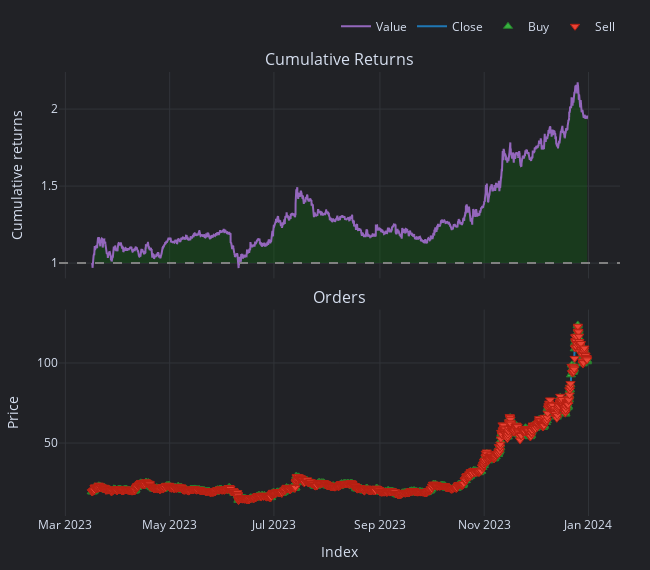

Notebook cell for this chart:
### Code cell
def backtest(close, signal):
    entries = signal == 1
    exits = signal == 0
    pf = vbt.Portfolio.from_signals(
        close=close, 
        long_entries=entries, 
        long_exits=exits,
        size=100,
        size_type='value',
        # accumulate=True,
        init_cash='auto'
    )
    pf.plot({"orders", "cum_returns"}, settings=dict(bm_returns=False)).show()
    print(pf.stats())
df_split = df_tts.data['symbol'].iloc[-len(X_test):]
df_split['TARGET'] = test_yhat
backtest(df_split.Close, df_split.TARGET)

### Figure 1 — Plotly figure (JSON) as saved in the notebook; plotly's stock layout.template omitted (floating-point values rounded to 4 significant figures; data arrays with more than 128 entries replaced by an {"elided": "..."} marker saying what was removed)
{"data": [{"hoverinfo": "skip", "line": {"color": "rgba(0, 0, 0, 0)", "width": 0}, "mode": "lines", "opacity": 0, "showlegend": false, "type": "scatter", "uid": "ba015ba3-2194-4d2a-a552-66b2c6e68d29", "x": {"elided": "6957 str values"}, "xaxis": "x", "y": {"elided": "6957 int values"}, "yaxis": "y"}, {"connectgaps": false, "fill": "tonexty", "fillcolor": "rgba(0, 128, 0, 0.25)", "hoverinfo": "skip", "line": {"color": "rgba(0, 0, 0, 0)", "width": 0}, "mode": "lines", "opacity": 0, "showlegend": false, "type": "scatter", "uid": "6d749d40-b59a-4d8f-bea4-7e4e49b4b383", "x": {"elided": "6957 str values"}, "xaxis": "x", "y": {"elided": "6957 float values"}, "yaxis": "y"}, {"hoverinfo": "skip", "line": {"color": "rgba(0, 0, 0, 0)", "width": 0}, "mode": "lines", "opacity": 0, "showlegend": false, "type": "scatter", "uid": "53a0ac7e-309c-4f8f-81e5-3a6607a040df", "x": {"elided": "6957 str values"}, "xaxis": "x", "y": {"elided": "6957 int values"}, "yaxis": "y"}, {"connectgaps": false, "fill": "tonexty", "fillcolor": "rgba(255, 0, 0, 0.25)", "hoverinfo": "skip", "line": {"color": "rgba(0, 0, 0, 0)", "width": 0}, "mode": "lines", "opacity": 0, "showlegend": false, "type": "scatter", "uid": "99b227c6-1f21-46dc-8bf5-17c0abb581f7", "x": {"elided": "6957 str values"}, "xaxis": "x", "y": {"elided": "6957 float values"}, "yaxis": "y"}, {"legendgroup": "0", "line": {"color": "#9467bd"}, "mode": "lines", "name": "Value", "showlegend": true, "type": "scatter", "uid": "b2ace881-cd42-41e0-907d-7796633f8251", "x": {"elided": "6957 str values"}, "xaxis": "x", "y": {"elided": "6957 float values"}, "yaxis": "y"}, {"hoverinfo": "skip", "line": {"color": "rgba(0, 0, 0, 0)", "width": 0}, "mode": "lines", "opacity": 0, "showlegend": false, "type": "scatter", "uid": "f48846a9-25c4-4d25-b119-2b7388a0ce79", "x": {"elided": "6957 str values"}, "xaxis": "x", "y": {"elided": "6957 int values"}, "yaxis": "y"}, {"legendgroup": "1", "line": {"color": "#1f77b4"}, "mode": "lines", "name": "Close", "showlegend": true, "type": "scatter", "uid": "0793f9a7-bb53-4425-a4b4-aa45bf66e067", "x": {"elided": "6957 str values"}, "xaxis": "x2", "y": {"elided": "6957 float values"}, "yaxis": "y2"}, {"customdata": {"elided": "1774x9 mixed values"}, "hovertemplate": "<br>Order Id: %{customdata[0]}\n<br>Signal Index: %{customdata[1]}\n<br>Creation Index: %{customdata[2]}\n<br>Fill Index: %{customdata[3]}\n<br>Size: %{customdata[4]:,}\n<br>Price: %{customdata[5]:,}\n<br>Fees: %{customdata[6]:,}\n<br>Type: %{customdata[7]}\n<br>Stop Type: %{customdata[8]}", "marker": {"color": "#37B13F", "line": {"color": "rgb(38,123,44)", "width": 1}, "size": 8, "symbol": "triangle-up"}, "mode": "markers", "name": "Buy", "type": "scatter", "uid": "27e9b835-00bf-49f9-8907-ce346c99b2fc", "x": {"elided": "1774 str values"}, "xaxis": "x2", "y": {"elided": "1774 float values"}, "yaxis": "y2"}, {"customdata": {"elided": "1773x9 mixed values"}, "hovertemplate": "<br>Order Id: %{customdata[0]}\n<br>Signal Index: %{customdata[1]}\n<br>Creation Index: %{customdata[2]}\n<br>Fill Index: %{customdata[3]}\n<br>Size: %{customdata[4]:,}\n<br>Price: %{customdata[5]:,}\n<br>Fees: %{customdata[6]:,}\n<br>Type: %{customdata[7]}\n<br>Stop Type: %{customdata[8]}", "marker": {"color": "#EA4335", "line": {"color": "rgb(181,31,18)", "width": 1}, "size": 8, "symbol": "triangle-down"}, "mode": "markers", "name": "Sell", "type": "scatter", "uid": "fc394f5f-ba57-40c2-98a7-1e6aa9c501d3", "x": {"elided": "1773 str values"}, "xaxis": "x2", "y": {"elided": "1773 float values"}, "yaxis": "y2"}], "layout": {"annotations": [{"font": {"size": 16}, "showarrow": false, "text": "Cumulative Returns", "x": 0.5, "xanchor": "center", "xref": "paper", "y": 1, "yanchor": "bottom", "yref": "paper"}, {"font": {"size": 16}, "showarrow": false, "text": "Orders", "x": 0.5, "xanchor": "center", "xref": "paper", "y": 0.4649, "yanchor": "bottom", "yref": "paper"}], "height": 570, "legend": {"orientation": "h", "traceorder": "normal", "x": 1, "xanchor": "right", "y": 1.07, "yanchor": "bottom"}, "margin": {"b": 30, "l": 30, "r": 30, "t": 30}, "shapes": [{"line": {"color": "gray", "dash": "dash"}, "type": "line", "x0": 0, "x1": 1, "xref": "paper", "y0": 1, "y1": 1, "yref": "y"}], "showlegend": true, "width": 650, "xaxis": {"anchor": "y", "domain": [0, 1], "matches": "x2", "showticklabels": false}, "xaxis2": {"anchor": "y2", "domain": [0, 1], "title": {"text": "Index"}}, "yaxis": {"anchor": "x", "domain": [0.5351, 1], "title": {"text": "Cumulative returns"}}, "yaxis2": {"anchor": "x2", "domain": [0, 0.4649], "title": {"text": "Price"}}}}
